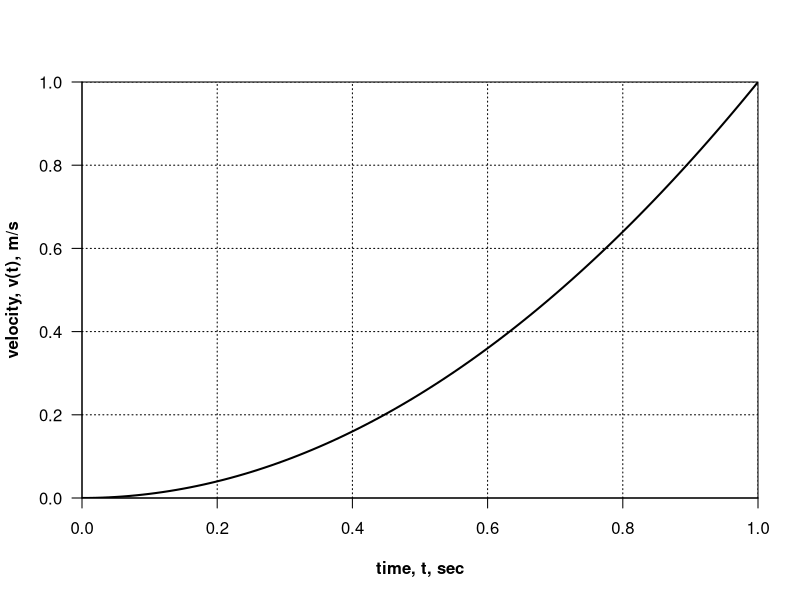

Here is the R script that generated this plot:
pdf("/Users/slaverty/Dropbox/uco/fall_13/2153/lectures/days/quad.pdf", height=5, width=5)
par(xaxs='i', yaxs='i')
plot(function(x)x^2, xlim=c(0,1), las=1, xlab="time, t, sec", ylab="velocity, v(t), m/s", font.lab=2, lwd=2)
for(i in c(1:5)/5){
	abline(h=i, lty=3)
	abline(v=i, lty=3)
}
dev.off()
